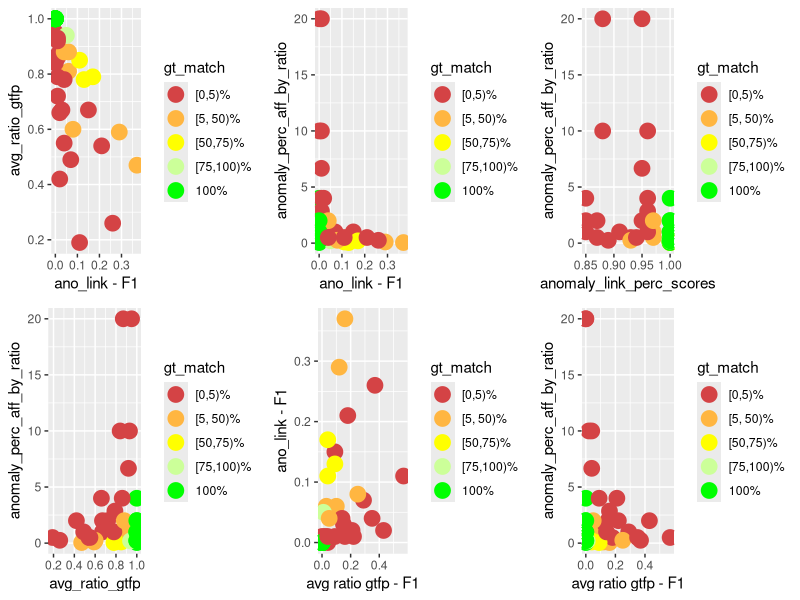
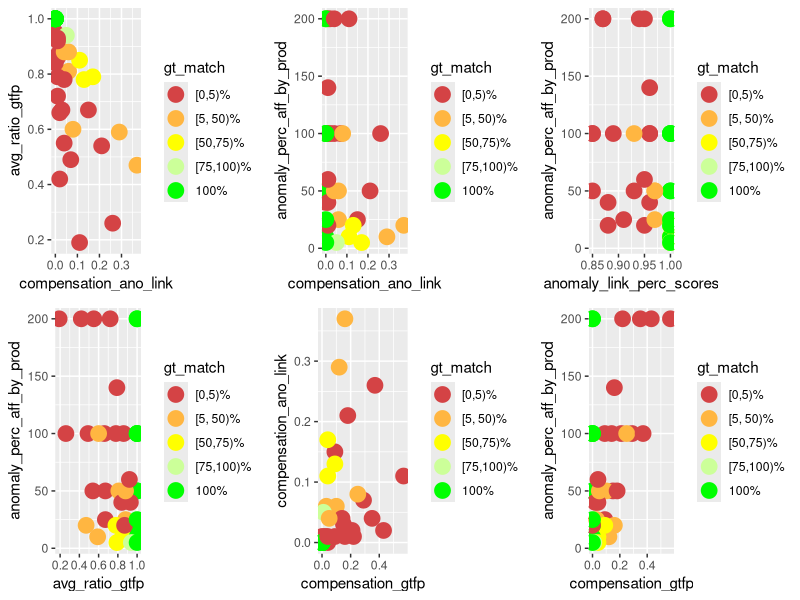
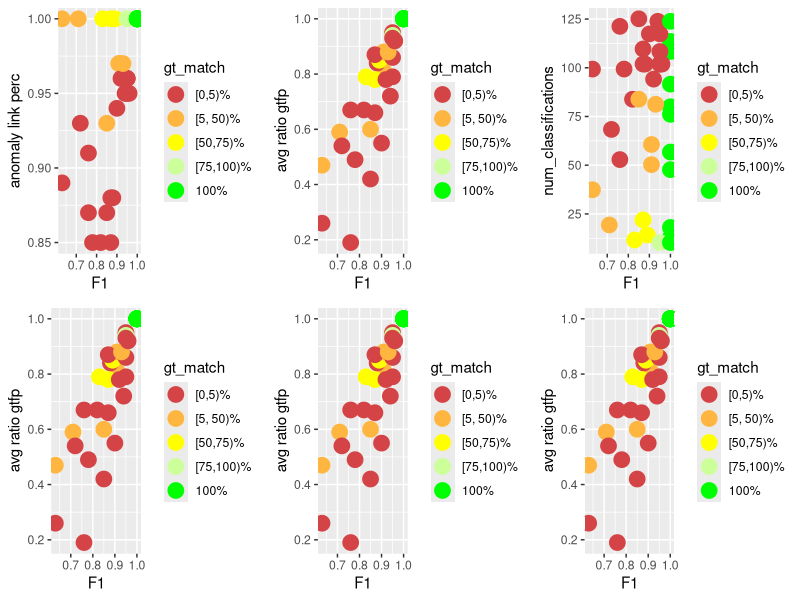
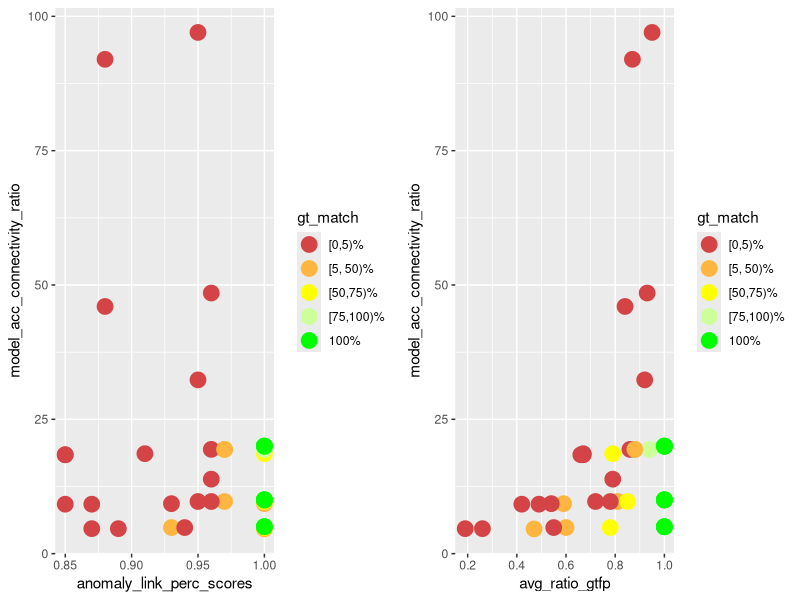
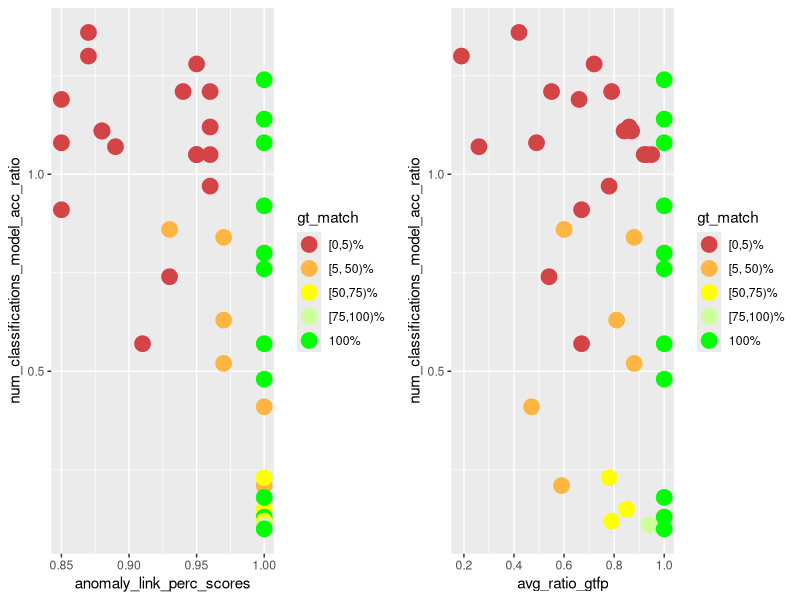
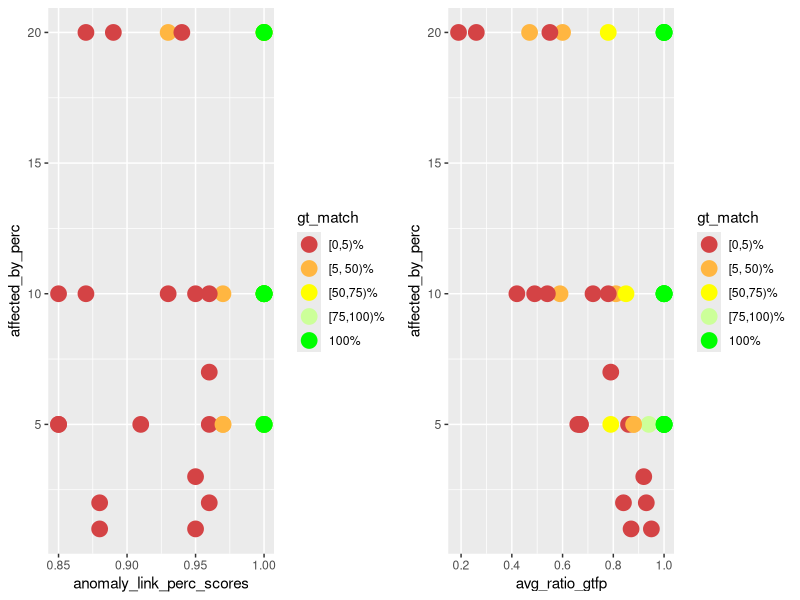
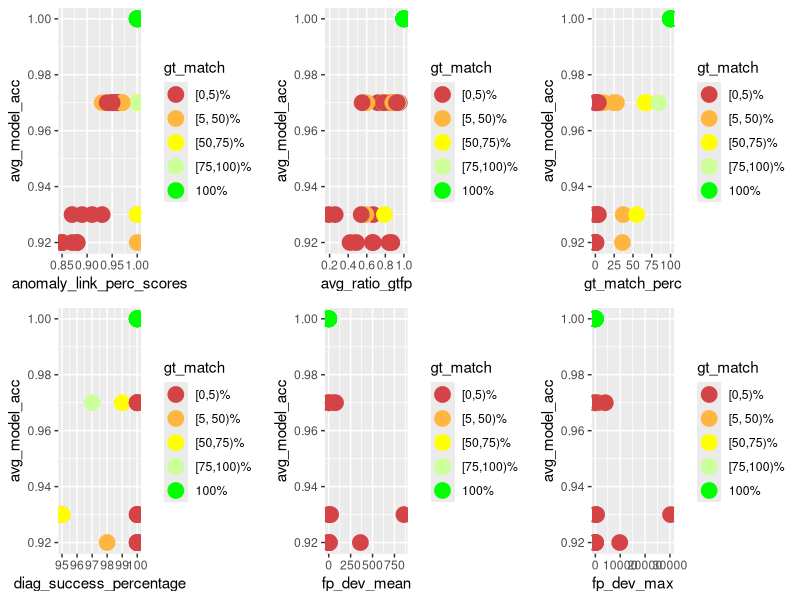
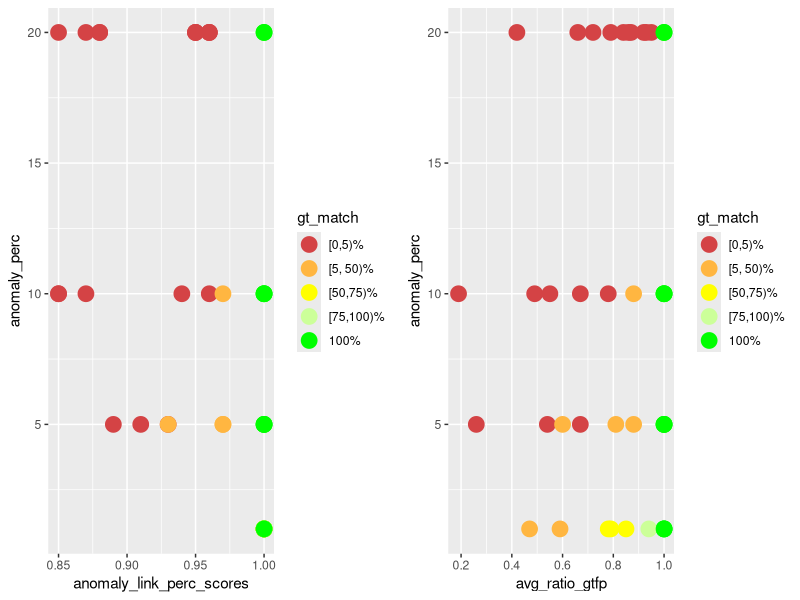

The R source for these figures, in order:
library(ggplot2)
library(gridExtra)
library(dplyr)

PT_DEF <- geom_point(size=5)
COLOR_VALS <- c("#d44345", "#ffb641", "#ffff00", "#ccff99", "#00ff00")

gen_multi_plot_six <- function(
        pp1, pp2, pp3, pp4, pp5, pp6,
        y1, y2, y3, y4, y5, y6,
        x1, x2, x3, x4, x5, x6,
        filename
    ) {
    fpp1 <- pp1 + PT_DEF + xlab(x1) + ylab(y1) + scale_color_manual(values = color_mapping)
    fpp2 <- pp2 + PT_DEF + xlab(x2) + ylab(y2) + scale_color_manual(values = color_mapping)
    fpp3 <- pp3 + PT_DEF + xlab(x3) + ylab(y3) + scale_color_manual(values = color_mapping)
    fpp4 <- pp4 + PT_DEF + xlab(x4) + ylab(y4) + scale_color_manual(values = color_mapping)
    fpp5 <- pp5 + PT_DEF + xlab(x5) + ylab(y5) + scale_color_manual(values = color_mapping)
    fpp6 <- pp6 + PT_DEF + xlab(x6) + ylab(y6) + scale_color_manual(values = color_mapping)
    combined_plot <- grid.arrange(fpp1, fpp2, fpp3, fpp4, fpp5, fpp6, ncol = 3)
    ggsave(combined_plot, file = filename, width = 12, height = 6)
}

gen_multi_plot_two <- function(
        pp1, pp2, y1, y2, x1, x2, filename
    ) {
    fpp1 <- pp1 + PT_DEF + xlab(x1) + ylab(y1) + scale_color_manual(values = color_mapping)
    fpp2 <- pp2 + PT_DEF + xlab(x2) + ylab(y2) + scale_color_manual(values = color_mapping)
    combined_plot <- grid.arrange(fpp1, fpp2, ncol = 2)
    ggsave(combined_plot, file = filename, width = 12, height = 6)
}

# actual compensation insights

input <- read.csv(
    file = "meta_analysis.csv", header = TRUE, sep = ",", check.name = FALSE
)

# instead of the percentage value factor(gt_match_perc) for which I'd need 100
# colors, I only want to color / group them into 5 groups
LABELS <- c("[0,5)%", "[5, 50)%", "[50,75)%", "[75,100)%", "100%")
color_mapping <- setNames(COLOR_VALS, LABELS)

input$gt_match <- cut(
    input$gt_match_perc,
    breaks = c(0, 5, 50, 75, 100, Inf),
    labels = LABELS,
    include.lowest = TRUE,
    right = FALSE
)

p1 <- ggplot(
    data = input, aes_string(
        x = "compensation_ano_link",
        y = "avg_ratio_gtfp",
        color = "gt_match",
        group = "gt_match"
    )
)

p2 <- ggplot(
    data = input, aes_string(
        x = "compensation_ano_link",
        y = "anomaly_perc_aff_by_ratio",
        color = "gt_match",
        group = "gt_match"
    )
)

p3 <- ggplot(
    data = input, aes_string(
        x = "anomaly_link_perc_scores",
        y = "anomaly_perc_aff_by_ratio",
        color = "gt_match",
        group = "gt_match"
    )
)

p4 <- ggplot(
    data = input, aes_string(
        x = "avg_ratio_gtfp",
        y = "anomaly_perc_aff_by_ratio",
        color = "gt_match",
        group = "gt_match"
    )
)

p5 <- ggplot(
    data = input, aes_string(
        x = "compensation_gtfp",
        y = "compensation_ano_link",
        color = "gt_match",
        group = "gt_match"
    )
)

p6 <- ggplot(
    data = input, aes_string(
        x = "compensation_gtfp",
        y = "anomaly_perc_aff_by_ratio",
        color = "gt_match",
        group = "gt_match"
    )
)

gen_multi_plot_six(
    p1, p2, p3, p4, p5, p6,
    "avg_ratio_gtfp", # y1
    "anomaly_perc_aff_by_ratio", # y2
    "anomaly_perc_aff_by_ratio", # y3
    "anomaly_perc_aff_by_ratio", # y4
    "ano_link - F1", # y5
    "anomaly_perc_aff_by_ratio", # y6
    "ano_link - F1", # x1
    "ano_link - F1", # x2
    "anomaly_link_perc_scores", # x3
    "avg_ratio_gtfp", # x4
    "avg ratio gtfp - F1", # x5
    "avg ratio gtfp - F1", # x6
    "compensation_analysis.png"
)

# same with prod #############################

p1 <- ggplot(
    data = input, aes_string(
        x = "compensation_ano_link",
        y = "avg_ratio_gtfp",
        color = "gt_match",
        group = "gt_match"
    )
)

p2 <- ggplot(
    data = input, aes_string(
        x = "compensation_ano_link",
        y = "anomaly_perc_aff_by_prod",
        color = "gt_match",
        group = "gt_match"
    )
)

p3 <- ggplot(
    data = input, aes_string(
        x = "anomaly_link_perc_scores",
        y = "anomaly_perc_aff_by_prod",
        color = "gt_match",
        group = "gt_match"
    )
)

p4 <- ggplot(
    data = input, aes_string(
        x = "avg_ratio_gtfp",
        y = "anomaly_perc_aff_by_prod",
        color = "gt_match",
        group = "gt_match"
    )
)

p5 <- ggplot(
    data = input, aes_string(
        x = "compensation_gtfp",
        y = "compensation_ano_link",
        color = "gt_match",
        group = "gt_match"
    )
)

p6 <- ggplot(
    data = input, aes_string(
        x = "compensation_gtfp",
        y = "anomaly_perc_aff_by_prod",
        color = "gt_match",
        group = "gt_match"
    )
)

gen_multi_plot_six(
    p1, p2, p3, p4, p5, p6,
    "avg_ratio_gtfp",
    "anomaly_perc_aff_by_prod",
    "anomaly_perc_aff_by_prod",
    "anomaly_perc_aff_by_prod",
    "compensation_ano_link",
    "anomaly_perc_aff_by_prod",
    "compensation_ano_link",
    "compensation_ano_link",
    "anomaly_link_perc_scores",
    "avg_ratio_gtfp",
    "compensation_gtfp",
    "compensation_gtfp",
    "compensation_analysis_prod.png"
)

##############################################

p1 <- ggplot(
    data = input, aes_string(
        x = "f1_scores",
        y = "anomaly_link_perc_scores",
        color = "gt_match",
        group = "gt_match"
    )
)

p2 <- ggplot(
    data = input, aes_string(
        x = "f1_scores",
        y = "avg_ratio_gtfp",
        color = "gt_match",
        group = "gt_match"
    )
)

p3 <- ggplot(
    data = input, aes_string(
        x = "f1_scores",
        y = "num_classifications",
        color = "gt_match",
        group = "gt_match"
    )
)

p4 <- ggplot(
    data = input, aes_string(
        x = "f1_scores",
        y = "avg_ratio_gtfp",
        color = "gt_match",
        group = "gt_match"
    )
)

p5 <- ggplot(
    data = input, aes_string(
        x = "f1_scores",
        y = "avg_ratio_gtfp",
        color = "gt_match",
        group = "gt_match"
    )
)

p6 <- ggplot(
    data = input, aes_string(
        x = "f1_scores",
        y = "avg_ratio_gtfp",
        color = "gt_match",
        group = "gt_match"
    )
)

gen_multi_plot_six(
    p1, p2, p3, p4, p5, p6,
    "anomaly link perc", # y1
    "avg ratio gtfp", # y2
    "num_classifications", # y3
    "avg ratio gtfp", # y4
    "avg ratio gtfp", # y5
    "avg ratio gtfp", # y6
    "F1", # x1
    "F1", # x2
    "F1", # x3
    "F1", # x4
    "F1", # x5
    "F1", # x6
    "f1_end_res_corr.png"
)

# model acc - connectivity - performance

p1 <- ggplot(
    data = input, aes_string(
        x = "anomaly_link_perc_scores",
        y = "model_acc_connectivity_ratio",
        color = "gt_match",
        group = "gt_match"
    )
)

p2 <- ggplot(
    data = input, aes_string(
        x = "avg_ratio_gtfp",
        y = "model_acc_connectivity_ratio",
        color = "gt_match",
        group = "gt_match"
    )
)

gen_multi_plot_two(
    p1, p2,
    "model_acc_connectivity_ratio",
    "model_acc_connectivity_ratio",
    "anomaly_link_perc_scores",
    "avg_ratio_gtfp",
    "modelacc_connectivity_performance.png"
)

# how many classifications and how acc models

p1 <- ggplot(
    data = input, aes_string(
        x = "anomaly_link_perc_scores",
        y = "num_classifications_model_acc_ratio",
        color = "gt_match",
        group = "gt_match"
    )
)

p2 <- ggplot(
    data = input, aes_string(
        x = "avg_ratio_gtfp",
        y = "num_classifications_model_acc_ratio",
        color = "gt_match",
        group = "gt_match"
    )
)

gen_multi_plot_two(
    p1, p2,
    "num_classifications_model_acc_ratio",
    "num_classifications_model_acc_ratio",
    "anomaly_link_perc_scores",
    "avg_ratio_gtfp",
    "num_classifications_model_acc.png"
)

# affected_by against perf

p1 <- ggplot(
    data = input, aes_string(
        x = "anomaly_link_perc_scores",
        y = "affected_by_perc",
        color = "gt_match",
        group = "gt_match"
    )
)

p2 <- ggplot(
    data = input, aes_string(
        x = "avg_ratio_gtfp",
        y = "affected_by_perc",
        color = "gt_match",
        group = "gt_match"
    )
)

gen_multi_plot_two(
    p1, p2,
    "affected_by_perc",
    "affected_by_perc",
    "anomaly_link_perc_scores",
    "avg_ratio_gtfp",
    "aff_by_perf.png"
)

# model_acc against perf

p1 <- ggplot(
    data = input, aes_string(
        x = "anomaly_link_perc_scores",
        y = "avg_model_acc",
        color = "gt_match",
        group = "gt_match"
    )
)

p2 <- ggplot(
    data = input, aes_string(
        x = "avg_ratio_gtfp",
        y = "avg_model_acc",
        color = "gt_match",
        group = "gt_match"
    )
)

p3 <- ggplot(
    data = input, aes_string(
        x = "gt_match_perc",
        y = "avg_model_acc",
        color = "gt_match",
        group = "gt_match"
    )
)

p4 <- ggplot(
    data = input, aes_string(
        x = "diag_success_percentage",
        y = "avg_model_acc",
        color = "gt_match",
        group = "gt_match"
    )
)

p5 <- ggplot(
    data = input, aes_string(
        x = "fp_dev_mean",
        y = "avg_model_acc",
        color = "gt_match",
        group = "gt_match"
    )
)

p6 <- ggplot(
    data = input, aes_string(
        x = "fp_dev_max",
        y = "avg_model_acc",
        color = "gt_match",
        group = "gt_match"
    )
)

gen_multi_plot_six(
    p1, p2, p3, p4, p5, p6,
    "avg_model_acc", # y1
    "avg_model_acc", # y2
    "avg_model_acc", # y3
    "avg_model_acc", # y4
    "avg_model_acc", # y5
    "avg_model_acc", # y6
    "anomaly_link_perc_scores", # x1
    "avg_ratio_gtfp", # x2
    "gt_match_perc", # x3
    "diag_success_percentage", # x4
    "fp_dev_mean", # x5
    "fp_dev_max", # x6
    "model_acc_perf.png"
)

# anomaly_perc against perf

p1 <- ggplot(
    data = input, aes_string(
        x = "anomaly_link_perc_scores",
        y = "anomaly_perc",
        color = "gt_match",
        group = "gt_match"
    )
)

p2 <- ggplot(
    data = input, aes_string(
        x = "avg_ratio_gtfp",
        y = "anomaly_perc",
        color = "gt_match",
        group = "gt_match"
    )
)

gen_multi_plot_two(
    p1, p2,
    "anomaly_perc",
    "anomaly_perc",
    "anomaly_link_perc_scores",
    "avg_ratio_gtfp",
    "anomaly_perc_perf.png"
)

# anomaly_perc - model acc ratio against perf

p1 <- ggplot(
    data = input, aes_string(
        x = "anomaly_link_perc_scores",
        y = "anomaly_perc_model_acc_ratio",
        color = "gt_match",
        group = "gt_match"
    )
)

p2 <- ggplot(
    data = input, aes_string(
        x = "avg_ratio_gtfp",
        y = "anomaly_perc_model_acc_ratio",
        color = "gt_match",
        group = "gt_match"
    )
)

gen_multi_plot_two(
    p1, p2,
    "anomaly_perc_model_acc_ratio",
    "anomaly_perc_model_acc_ratio",
    "anomaly_link_perc_scores",
    "avg_ratio_gtfp",
    "anomaly_perc_model_acc_ratio_perf.png"
)

# num classifications against perf

p1 <- ggplot(
    data = input, aes_string(
        x = "anomaly_link_perc_scores",
        y = "num_classifications",
        color = "gt_match",
        group = "gt_match"
    )
)

p2 <- ggplot(
    data = input, aes_string(
        x = "avg_ratio_gtfp",
        y = "num_classifications",
        color = "gt_match",
        group = "gt_match"
    )
)

gen_multi_plot_two(
    p1, p2,
    "num_classifications",
    "num_classifications",
    "anomaly_link_perc_scores",
    "avg_ratio_gtfp",
    "num_classifications_perf.png"
)

# num classifications - model acc -- filtered based on avg_ratio_gtfp

p1 <- ggplot(
    data = input, aes_string(
        x = "num_classifications",
        y = "avg_model_acc",
        color = "gt_match",
        group = "gt_match"
    )
)

filtered_data <- subset(input, avg_ratio_gtfp >= 0.7)

p2 <- ggplot(
    data = filtered_data,
    aes_string(
        x = "num_classifications",
        y = "avg_model_acc",
        color = "gt_match",
        group = "gt_match"
    )
)

filtered_data <- subset(input, avg_ratio_gtfp >= 0.75)

p3 <- ggplot(
    data = filtered_data,
    aes_string(
        x = "num_classifications",
        y = "avg_model_acc",
        color = "gt_match",
        group = "gt_match"
    )
)

filtered_data <- subset(input, avg_ratio_gtfp >= 0.8)

p4 <- ggplot(
    data = filtered_data,
    aes_string(
        x = "num_classifications",
        y = "avg_model_acc",
        color = "gt_match",
        group = "gt_match"
    )
)

filtered_data <- subset(input, avg_ratio_gtfp >= 0.9)

p5 <- ggplot(
    data = filtered_data,
    aes_string(
        x = "num_classifications",
        y = "avg_model_acc",
        color = "gt_match",
        group = "gt_match"
    )
)

filtered_data <- input %>%
  group_by(avg_model_acc) %>%
  filter(avg_ratio_gtfp == max(avg_ratio_gtfp))

p6 <- ggplot(
    data = filtered_data,
    aes_string(
        x = "num_classifications",
        y = "avg_model_acc",
        color = "gt_match",
        group = "gt_match"
    )
)

gen_multi_plot_six(
    p1, p2, p3, p4, p5, p6,
    "avg_model_acc", #y1
    "avg_model_acc", #y2
    "avg_model_acc", #y3
    "avg_model_acc", #y4
    "avg_model_acc", #y5
    "avg_model_acc", #y6
    "classifications", #x1
    "classifications (filt. based on avg_ratio_gtfp 70%)", #x2
    "classifications (filt. based on avg_ratio_gtfp 75%)", #x3
    "classifications (filt. based on avg_ratio_gtfp 80%)", #x4
    "classifications (filt. based on avg_ratio_gtfp 90%)", #x5
    "classifications (filt. based on max avg_ratio_gtfp)", #x6
    "model_acc_classifications.png"
)

# num classifications - model acc -- filtered based on anomaly_link_perc_scores

p1 <- ggplot(
    data = input, aes_string(
        x = "num_classifications",
        y = "avg_model_acc",
        color = "gt_match",
        group = "gt_match"
    )
)

filtered_data <- subset(input, anomaly_link_perc_scores >= 0.7)

p2 <- ggplot(
    data = filtered_data,
    aes_string(
        x = "num_classifications",
        y = "avg_model_acc",
        color = "gt_match",
        group = "gt_match"
    )
)

filtered_data <- subset(input, anomaly_link_perc_scores >= 0.75)

p3 <- ggplot(
    data = filtered_data,
    aes_string(
        x = "num_classifications",
        y = "avg_model_acc",
        color = "gt_match",
        group = "gt_match"
    )
)

filtered_data <- subset(input, anomaly_link_perc_scores >= 0.8)

p4 <- ggplot(
    data = filtered_data,
    aes_string(
        x = "num_classifications",
        y = "avg_model_acc",
        color = "gt_match",
        group = "gt_match"
    )
)

filtered_data <- subset(input, anomaly_link_perc_scores >= 0.9)

p5 <- ggplot(
    data = filtered_data,
    aes_string(
        x = "num_classifications",
        y = "avg_model_acc",
        color = "gt_match",
        group = "gt_match"
    )
)

filtered_data <- input %>%
  group_by(avg_model_acc) %>%
  filter(anomaly_link_perc_scores == max(anomaly_link_perc_scores))

p6 <- ggplot(
    data = filtered_data,
    aes_string(
        x = "num_classifications",
        y = "avg_model_acc",
        color = "gt_match",
        group = "gt_match"
    )
)

gen_multi_plot_six(
    p1, p2, p3, p4, p5, p6,
    "avg_model_acc", #y1
    "avg_model_acc", #y2
    "avg_model_acc", #y3
    "avg_model_acc", #y4
    "avg_model_acc", #y5
    "avg_model_acc", #y6
    "classifications", #x1
    "classifications (filt. based on ano_link_perc 70%)", #x2
    "classifications (filt. based on ano_link_perc 75%)", #x3
    "classifications (filt. based on ano_link_perc 80%)", #x4
    "classifications (filt. based on ano_link_perc 90%)", #x5
    "classifications (filt. based on max ano_link_perc)", #x6
    "model_acc_classifications_ano_link.png"
)

# num classifications - model acc -- filtered based on gt_match_perc

p1 <- ggplot(
    data = input, aes_string(
        x = "num_classifications",
        y = "avg_model_acc",
        color = "gt_match",
        group = "gt_match"
    )
)

filtered_data <- subset(input, gt_match_perc >= 70)

p2 <- ggplot(
    data = filtered_data,
    aes_string(
        x = "num_classifications",
        y = "avg_model_acc",
        color = "gt_match",
        group = "gt_match"
    )
)

filtered_data <- subset(input, gt_match_perc >= 75)

p3 <- ggplot(
    data = filtered_data,
    aes_string(
        x = "num_classifications",
        y = "avg_model_acc",
        color = "gt_match",
        group = "gt_match"
    )
)

filtered_data <- subset(input, gt_match_perc >= 80)

p4 <- ggplot(
    data = filtered_data,
    aes_string(
        x = "num_classifications",
        y = "avg_model_acc",
        color = "gt_match",
        group = "gt_match"
    )
)

filtered_data <- subset(input, gt_match_perc >= 90)

p5 <- ggplot(
    data = filtered_data,
    aes_string(
        x = "num_classifications",
        y = "avg_model_acc",
        color = "gt_match",
        group = "gt_match"
    )
)

filtered_data <- input %>%
  group_by(avg_model_acc) %>%
  filter(gt_match_perc == max(gt_match_perc))

p6 <- ggplot(
    data = filtered_data,
    aes_string(
        x = "num_classifications",
        y = "avg_model_acc",
        color = "gt_match",
        group = "gt_match"
    )
)

gen_multi_plot_six(
    p1, p2, p3, p4, p5, p6,
    "avg_model_acc", #y1
    "avg_model_acc", #y2
    "avg_model_acc", #y3
    "avg_model_acc", #y4
    "avg_model_acc", #y5
    "avg_model_acc", #y6
    "classifications", #x1
    "classifications (filt. based on gt_match_perc 70%)", #x2
    "classifications (filt. based on gt_match_perc 75%)", #x3
    "classifications (filt. based on gt_match_perc 80%)", #x4
    "classifications (filt. based on gt_match_perc 90%)", #x5
    "classifications (filt. based on max gt_match_perc)", #x6
    "model_acc_classifications_gt_match_perc.png"
)

# correlation affected-by and fault path len / num fault paths

p1 <- ggplot(
    data = input, aes_string(
        x = "avg_num_fault_paths",
        y = "affected_by_perc",
        color = "gt_match",
        group = "gt_match"
    )
)

p2 <- ggplot(
    data = input, aes_string(
        x = "avg_fault_path_len",
        y = "avg_num_fault_paths",
        color = "gt_match",
        group = "gt_match"
    )
)

p3 <- ggplot(
    data = input, aes_string(
        x = "avg_num_fault_paths",
        y = "anomaly_perc",
        color = "gt_match",
        group = "gt_match"
    )
)

p4 <- ggplot(
    data = input, aes_string(
        x = "avg_fault_path_len",
        y = "anomaly_perc",
        color = "gt_match",
        group = "gt_match"
    )
)

p5 <- ggplot(
    data = input, aes_string(
        x = "avg_num_fault_paths",
        y = "anomaly_perc_aff_by_prod",
        color = "gt_match",
        group = "gt_match"
    )
)

p6 <- ggplot(
    data = input, aes_string(
        x = "avg_fault_path_len",
        y = "anomaly_perc_aff_by_prod",
        color = "gt_match",
        group = "gt_match"
    )
)

gen_multi_plot_six(
    p1, p2, p3, p4, p5, p6,
    "affected_by_perc", # y1
    "avg_num_fault_paths", # y2
    "anomaly_perc", # y3
    "anomaly_perc", # y4
    "anomaly_perc_aff_by_prod", # y5
    "anomaly_perc_aff_by_prod", # y6
    "avg_num_fault_paths", # x1
    "avg_fault_path_len", # x2
    "avg_num_fault_paths", # x3
    "avg_fault_path_len", # x4
    "avg_num_fault_paths", # x5
    "avg_fault_path_len", # x6
    "correlation_anomaly_perc_aff_by_prod_fault_paths.png"
)

# correlation (median + mean) runtime and fault path len / num fault paths

p1 <- ggplot(
    data = input, aes_string(
        x = "avg_num_fault_paths",
        y = "`avg_runtime (s)`",
        color = "gt_match",
        group = "gt_match"
    )
)

p2 <- ggplot(
    data = input, aes_string(
        x = "avg_fault_path_len",
        y = "`avg_runtime (s)`",
        color = "gt_match",
        group = "gt_match"
    )
)

p3 <- ggplot(
    data = input, aes_string(
        x = "avg_num_fault_paths",
        y = "`median_runtime (s)`",
        color = "gt_match",
        group = "gt_match"
    )
)

p4 <- ggplot(
    data = input, aes_string(
        x = "avg_fault_path_len",
        y = "`median_runtime (s)`",
        color = "gt_match",
        group = "gt_match"
    )
)

p5 <- ggplot(
    data = input, aes_string(
        x = "median_fault_path_len",
        y = "`median_runtime (s)`",
        color = "gt_match",
        group = "gt_match"
    )
)

p6 <- ggplot(
    data = input, aes_string(
        x = "median_num_fault_paths",
        y = "`median_runtime (s)`",
        color = "gt_match",
        group = "gt_match"
    )
)

gen_multi_plot_six(
    p1, p2, p3, p4, p5, p6,
    "`avg_runtime (s)`", # y1
    "`avg_runtime (s)`", # y2
    "`median_runtime (s)`", # y3
    "`median_runtime (s)`", # y4
    "`median_runtime (s)`", # y5
    "`median_runtime (s)`", # y6
    "avg_num_fault_paths", # x1
    "avg_fault_path_len", # x2
    "avg_num_fault_paths", # x3
    "avg_fault_path_len", # x4
    "median_fault_path_len", # x5
    "median_num_fault_paths", # x6
    "correlation_runtime_fault_paths.png"
)

# correlation (median + mean + max) runtime and sum of (mean + max) fp + fp dev

p1 <- ggplot(
    data = input, aes_string(
        x = "sum_of_avg_fault_paths_and_dev",
        y = "`avg_runtime (s)`",
        color = "gt_match",
        group = "gt_match"
    )
)

p2 <- ggplot(
    data = input, aes_string(
        x = "sum_of_max_fault_paths_and_dev",
        y = "`max_runtime (s)`",
        color = "gt_match",
        group = "gt_match"
    )
)

p3 <- ggplot(
    data = input, aes_string(
        x = "sum_of_avg_fault_paths_and_dev",
        y = "`median_runtime (s)`",
        color = "gt_match",
        group = "gt_match"
    )
)

p4 <- ggplot(
    data = input, aes_string(
        x = "sum_of_avg_fault_paths_and_dev",
        y = "`max_runtime (s)`",
        color = "gt_match",
        group = "gt_match"
    )
)

p5 <- ggplot(
    data = input, aes_string(
        x = "sum_of_max_fault_paths_and_dev",
        y = "`avg_runtime (s)`",
        color = "gt_match",
        group = "gt_match"
    )
)

p6 <- ggplot(
    data = input, aes_string(
        x = "sum_of_max_fault_paths_and_dev",
        y = "`median_runtime (s)`",
        color = "gt_match",
        group = "gt_match"
    )
)

gen_multi_plot_six(
    p1, p2, p3, p4, p5, p6,
    "`avg_runtime (s)`", # y1
    "`max_runtime (s)`", # y2
    "`median_runtime (s)`", # y3
    "`max_runtime (s)`", # y4
    "`avg_runtime (s)`", # y5
    "`median_runtime (s)`", # y6
    "sum_of_avg_fault_paths_and_dev", # x1
    "sum_of_max_fault_paths_and_dev", # x2
    "sum_of_avg_fault_paths_and_dev", # x3
    "sum_of_avg_fault_paths_and_dev", # x4
    "sum_of_max_fault_paths_and_dev", # x5
    "sum_of_max_fault_paths_and_dev", # x6
    "correlation_runtime_fault_paths_sum.png"
)

# correlation alpha, beta, gamma vs. FPs

p1 <- ggplot(
    data = input, aes_string(
        x = "avg_fp",
        y = "anomaly_perc",
        color = "gt_match",
        group = "gt_match"
    )
)

p2 <- ggplot(
    data = input, aes_string(
        x = "avg_fp",
        y = "affected_by_perc",
        color = "gt_match",
        group = "gt_match"
    )
)

p3 <- ggplot(
    data = input, aes_string(
        x = "avg_fp",
        y = "avg_model_acc",
        color = "gt_match",
        group = "gt_match"
    )
)

p4 <- ggplot(
    data = input, aes_string(
        x = "avg_fp",
        y = "anomaly_perc_aff_by_model_acc_aggregation",
        color = "gt_match",
        group = "gt_match"
    )
)

filtered_data <- subset(input, avg_model_acc < 1)

p5 <- ggplot(
    data = filtered_data, aes_string(
        x = "avg_fp",
        y = "anomaly_perc_aff_by_model_acc_aggregation",
        color = "gt_match",
        group = "gt_match"
    )
)

p6 <- ggplot(
    data = input, aes_string(
        x = "avg_fp",
        y = "num_classifications_model_acc_ratio",
        color = "gt_match",
        group = "gt_match"
    )
)

gen_multi_plot_six(
    p1, p2, p3, p4, p5, p6,
    "anomaly_perc", # y1
    "affected_by_perc", # y2
    "avg_model_acc", # y3
    "anomaly_perc_aff_by_model_acc_aggregation", # y4
    "anomaly_perc_aff_by_model_acc_aggregation", # y5
    "num_classifications_model_acc_ratio", # y6
    "avg_fp", # x1
    "avg_fp", # x2
    "avg_fp", # x3
    "avg_fp", # x4
    "avg_fp (filtered out 100% acc models)", # x5
    "avg_fp", # x6
    "anomaly_perc_aff_by_model_acc_aggregation.png"
)

# correlation alpha, beta, gamma vs. FNs

p1 <- ggplot(
    data = input, aes_string(
        x = "avg_fn",
        y = "anomaly_perc",
        color = "gt_match",
        group = "gt_match"
    )
)

p2 <- ggplot(
    data = input, aes_string(
        x = "avg_fn",
        y = "affected_by_perc",
        color = "gt_match",
        group = "gt_match"
    )
)

p3 <- ggplot(
    data = input, aes_string(
        x = "avg_fn",
        y = "avg_model_acc",
        color = "gt_match",
        group = "gt_match"
    )
)

p4 <- ggplot(
    data = input, aes_string(
        x = "avg_fn",
        y = "anomaly_perc_model_acc_aggregation",
        color = "gt_match",
        group = "gt_match"
    )
)

filtered_data <- subset(input, avg_model_acc < 1)

p5 <- ggplot(
    data = filtered_data, aes_string(
        x = "avg_fn",
        y = "anomaly_perc_model_acc_aggregation",
        color = "gt_match",
        group = "gt_match"
    )
)

p6 <- ggplot(
    data = input, aes_string(
        x = "avg_fn",
        y = "num_classifications_model_acc_ratio",
        color = "gt_match",
        group = "gt_match"
    )
)

gen_multi_plot_six(
    p1, p2, p3, p4, p5, p6,
    "anomaly_perc", # y1
    "affected_by_perc", # y2
    "avg_model_acc", # y3
    "anomaly_perc_model_acc_aggregation", # y4
    "anomaly_perc_model_acc_aggregation", # y5
    "num_classifications_model_acc_ratio", # y6
    "avg_fn", # x1
    "avg_fn", # x2
    "avg_fn", # x3
    "avg_fn", # x4
    "avg_fn (filtered out 100% acc models)", # x5
    "avg_fn", # x6
    "anomaly_perc_aff_by_model_acc_aggregation_fn.png"
)

# correlation missed anomalies vs. performance

p1 <- ggplot(
    data = input, aes_string(
        x = "all_missed_anomalies",
        y = "anomaly_link_perc_scores",
        color = "gt_match",
        group = "gt_match"
    )
)

p2 <- ggplot(
    data = input, aes_string(
        x = "missed_anomalies_unclassified",
        y = "anomaly_link_perc_scores",
        color = "gt_match",
        group = "gt_match"
    )
)

p3 <- ggplot(
    data = input, aes_string(
        x = "miss_due_to_class_iss",
        y = "anomaly_link_perc_scores",
        color = "gt_match",
        group = "gt_match"
    )
)

p4 <- ggplot(
    data = input, aes_string(
        x = "all_missed_anomalies",
        y = "avg_ratio_gtfp",
        color = "gt_match",
        group = "gt_match"
    )
)

p5 <- ggplot(
    data = input, aes_string(
        x = "missed_anomalies_unclassified",
        y = "avg_ratio_gtfp",
        color = "gt_match",
        group = "gt_match"
    )
)

p6 <- ggplot(
    data = input, aes_string(
        x = "miss_due_to_class_iss",
        y = "avg_ratio_gtfp",
        color = "gt_match",
        group = "gt_match"
    )
)

gen_multi_plot_six(
    p1, p2, p3, p4, p5, p6,
    "anomaly_link_perc_scores", # y1
    "anomaly_link_perc_scores", # y2
    "anomaly_link_perc_scores", # y3
    "avg_ratio_gtfp", # y4
    "avg_ratio_gtfp", # y5
    "avg_ratio_gtfp", # y6
    "all_missed_anomalies", # x1
    "missed_anomalies_unclassified", # x2
    "miss_due_to_class_iss", # x3
    "all_missed_anomalies", # x4
    "missed_anomalies_unclassified", # x5
    "miss_due_to_class_iss", # x6
    "correlation_missed_anomalies_perf.png"
)
